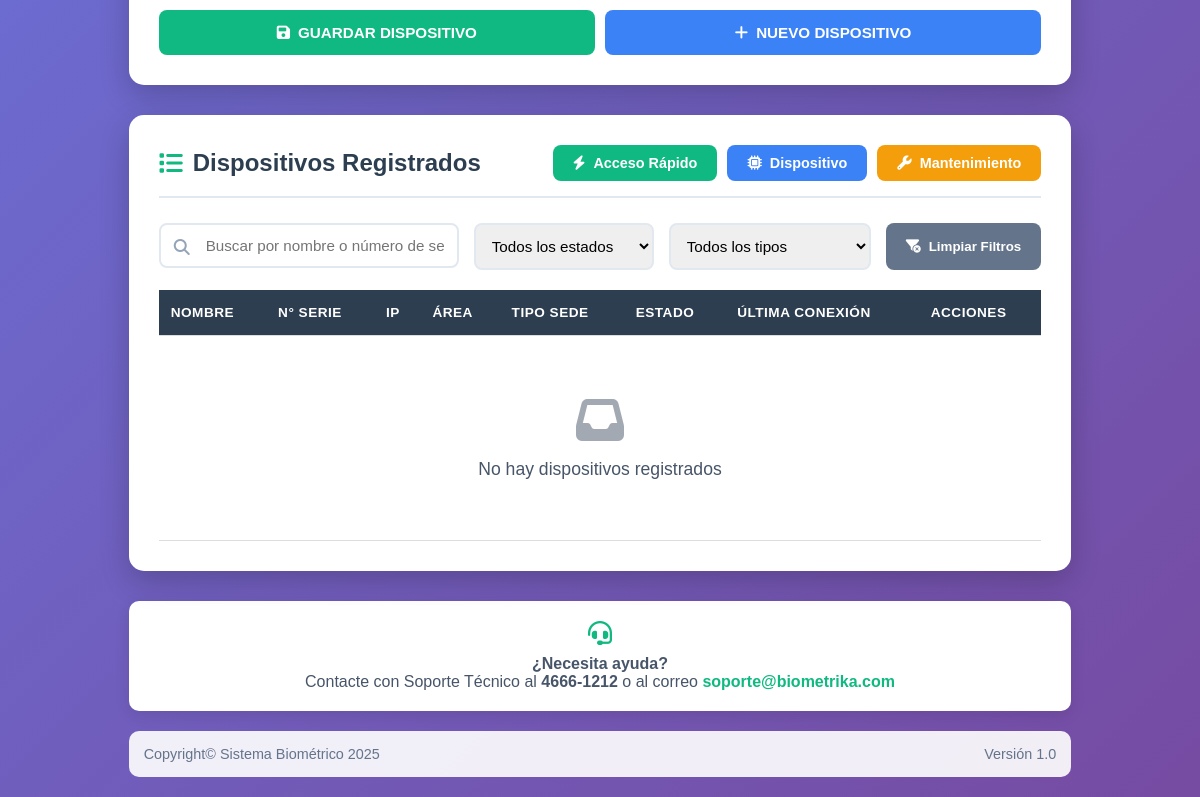
The app's page /account/dispositivos/ (signed in, lower part), older data.
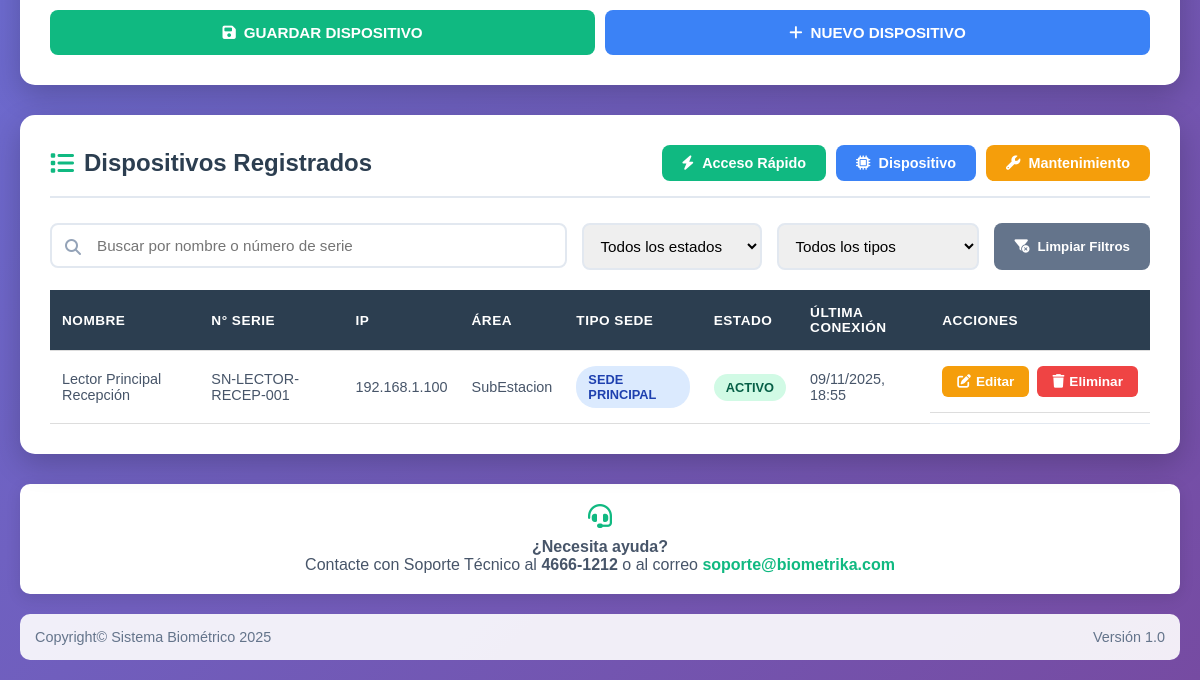
The same page, newer data.
### usuario/models.py (models this page shows, shortened)
class Dispositivo(models.Model):
    TIPO_SEDE_CHOICES = [
        ('SEDE_PRINCIPAL', 'Sede Principal'),
        ('ALMACEN', 'Almacén'),
        ('OFICINA', 'Oficina'),
    ]
    TIPO_DISPOSITIVO_CHOICES = [
        ('Lector de Huella', 'Lector de Huella'),
        ('Lector de Iris', 'Lector de Iris'),
        ('Reconocimiento Facial', 'Reconocimiento Facial'),
        ('Tarjeta RFID', 'Tarjeta RFID'),
    ]
    ESTADO_CHOICES = [
        ('ACTIVO', 'Activo'),
        ('PAUSADO', 'Pausado'),
        ('INACTIVO', 'Inactivo'),
    ]
    ZONA_CHOICES = [
        ('America/Argentina/Buenos_Aires', 'Buenos Aires (GMT-3)'),
        ('America/Cordoba', 'Córdoba (GMT-3)'),
        ('America/Mendoza', 'Mendoza (GMT-3)'),
    ]
    nombre = models.CharField(max_length=100, verbose_name="Nombre del Dispositivo")
    numero_serie = models.CharField(max_length=50, unique=True, verbose_name="Número de Serie")
    tipo_sede = models.CharField(max_length=20, choices=TIPO_SEDE_CHOICES, verbose_name="Tipo de Sede")
    ubicacion = models.ForeignKey(Ubicacion, on_delete=models.SET_NULL, null=True, blank=True, related_name='dispositivos')
    direccion_fisica = models.TextField(blank=True, null=True, verbose_name="Dirección Física")
    direccion_ip = models.GenericIPAddressField(verbose_name="Dirección IP")
    zona_horaria = models.CharField(max_length=50, choices=ZONA_CHOICES, verbose_name="Zona Horaria")
    intervalo_solicitud = models.IntegerField(default=5, verbose_name="Intervalo de Solicitud (minutos)")
    estado = models.CharField(max_length=20, choices=ESTADO_CHOICES, default='ACTIVO', verbose_name="Estado del Dispositivo")
    tipo_dispositivo = models.CharField(max_length=30, choices=TIPO_DISPOSITIVO_CHOICES, verbose_name="Tipo de Dispositivo")
    observaciones = models.TextField(blank=True, null=True, verbose_name="Observaciones")
    fecha_registro = models.DateTimeField(auto_now_add=True)
    ultima_conexion = models.DateTimeField(null=True, blank=True)
    class Meta:
        ordering = ['-fecha_registro']
        verbose_name = 'Dispositivo'
        verbose_name_plural = 'Dispositivos'

class Ubicacion(models.Model):
    TIPO_CHOICES = [
        ('sede', 'Sede (Edificio Principal)'),
        ('oficina', 'Oficina (Piso/Ala)'),
        ('area', 'Área Específica (Sala/Cuarto)'),
    ]
    DISPOSITIVO_CHOICES = [
        ('huella', 'Lector de Huella Dactilar'),
        ('Tarjeta', 'Tarjeta de Acceso'),
        ('PIN', 'PIN'),
    ]
    SEGURIDAD_CHOICES = [
        ('bajo', 'Bajo'),
        ('medio', 'Medio'),
        ('alto', 'Alto'),
    ]
    tipo_ubicacion = models.CharField(max_length=20, choices=TIPO_CHOICES)
    nombre_sede = models.CharField(max_length=100)
    codigo_unico = models.CharField(max_length=50, unique=True)
    direccion = models.TextField(blank=True, null=True)
    descripcion = models.TextField(blank=True, null=True)
    dispositivo_biometrico = models.CharField(
        max_length=20, choices=DISPOSITIVO_CHOICES, blank=True, null=True
    )
    nivel_seguridad = models.CharField(
        max_length=20, choices=SEGURIDAD_CHOICES, blank=True, null=True
    )
    fecha_creacion = models.DateTimeField(auto_now_add=True)
    class Meta:
        ordering = ['nombre_sede']
    def __str__(self):
        return f"{self.nombre_sede} ({self.codigo_unico})"

### usuario/views.py (the view, shortened to what this page needs)
# urls.py: path('dispositivos/', views.dispositivos, name='dispositivos'),
@login_required
def dispositivos(request):
    dispositivos_list = Dispositivo.objects.all().order_by('-fecha_registro')  # ← Cambia el nombre
    form = DispositivoForm()
    return render(request, 'account/dispositivos.html', {
        'dispositivos': dispositivos_list,  # ← Usa el nuevo nombre
        'form': form,
    })

### usuario/forms.py
class DispositivoForm(forms.ModelForm):
    class Meta:
        model = Dispositivo
        fields = [
            'nombre', 'numero_serie', 'tipo_sede', 'ubicacion',
            'direccion_fisica', 'direccion_ip', 'zona_horaria',
            'intervalo_solicitud', 'estado', 'tipo_dispositivo', 'observaciones'
        ]
        widgets = {
            'direccion_fisica': forms.Textarea(attrs={'rows': 2, 'placeholder': 'Ej: Planta Baja, Edificio A'}),
            'observaciones': forms.Textarea(attrs={'rows': 3, 'placeholder': 'Notas adicionales sobre el dispositivo'}),
        }

### usuario/templates/account/dispositivos.html (shortened to what the changed rows need)
{% extends "base.html" %}
{% load static %}
{% block content %}
<link rel="stylesheet" href="{% static 'account/css/style_dispositivos.css' %}">
<main class="contenido-dispositivos">
    <div class="main-container-dispositivos">
        <div class="list-panel">
            <div class="list-header">
                <h2><i class="fa-solid fa-list"></i> Dispositivos Registrados</h2>
            </div>
            <div class="tabla-container">
                <table class="tabla-dispositivos">
                    <thead>
                        <tr>
                            <th>NOMBRE</th>
                            <th>N° SERIE</th>
                            <th>IP</th>
                            <th>ÁREA</th>
                            <th>TIPO SEDE</th>
                            <th>ESTADO</th>
                            <th>ÚLTIMA CONEXIÓN</th>
                            <th>ACCIONES</th>
                        </tr>
                    </thead>
                    <tbody id="tabla-dispositivos-body">
                        {% for dispositivo in dispositivos %}
                        <tr data-estado="{{ dispositivo.estado }}" data-tipo="{{ dispositivo.tipo_dispositivo }}">
                            <td>{{ dispositivo.nombre }}</td>
                            <td>{{ dispositivo.numero_serie }}</td>
                            <td>{{ dispositivo.direccion_ip }}</td>
                            <td>{{ dispositivo.ubicacion.nombre_sede|default:"Sin asignar" }}</td>
                            <td>
                                <span class="badge-sede badge-{{ dispositivo.tipo_sede|lower }}">
                                    {{ dispositivo.get_tipo_sede_display }}
                                </span>
                            </td>
                            <td>
                                <span class="badge-estado badge-{{ dispositivo.estado|lower }}">
                                    {{ dispositivo.get_estado_display }}
                                </span>
                            </td>
                            <td>{{ dispositivo.ultima_conexion|date:"d/m/Y, H:i"|default:"Nunca" }}</td>
                            <td class="acciones">
                                <a href="{% url 'usuario:editar_dispositivo' dispositivo.id %}" class="btn-editar" title="Editar">
                                    <i class="fa-solid fa-edit"></i> Editar
                                </a>
                                <form method="post" style="display: inline;" onsubmit="return confirm('¿Está seguro de eliminar este dispositivo?');">
                                    <button type="submit" class="btn-eliminar" title="Eliminar">
                                        <i class="fa-solid fa-trash"></i> Eliminar
                                    </button>
                                </form>
                            </td>
                        </tr>
                        {% empty %}
                        <tr>
                            <td colspan="8" class="sin-datos">
                                <i class="fa-solid fa-inbox"></i>
                                <p>No hay dispositivos registrados</p>
                            </td>
                        </tr>
                        {% endfor %}
                    </tbody>
                </table>
            </div>
        </div>
    </div>
</main>
{% endblock %}

Row changes from the older to the newer data that the page shows:
added Dispositivo: nombre "Lector Principal Recepción", numero_serie "SN-LECTOR-RECEP-001", direccion_ip "192.168.1.100", ubicacion.nombre_sede "SubEstacion", tipo_sede "SEDE PRINCIPAL", estado "ACTIVO", ultima_conexion "09/11/2025, 18:55"
Text that changed along with them:
text no longer shown: "No hay dispositivos registrados"
